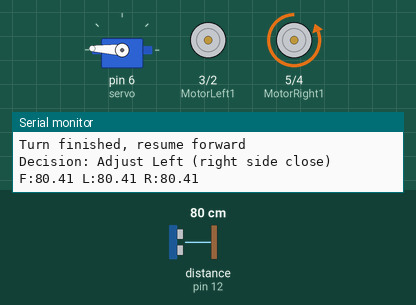
Simulated run of this sketch. Board: Arduino Uno, built with avr-gcc and run on an emulated ATmega328P. Parts: servo, motor-driver pin pairs drawn as motors (green arrow = first pin HIGH = forward, orange = second pin HIGH = backward, longer = more drive), the last lines printed to the serial monitor. Inputs (shaded band) come from the test bench; at power-on: distance to the obstacle (sensor on pin 12) 80 cm. The echo pulse lasts 58.3 µs per cm.

Above: at 1.56 s.
1.6 s: distance to the obstacle (sensor on pin 12) set to 44 cm
At 1.76 s:
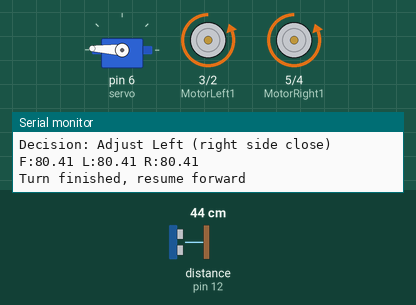
4.6 s: distance to the obstacle (sensor on pin 12) set to 36 cm
At 4.9 s:
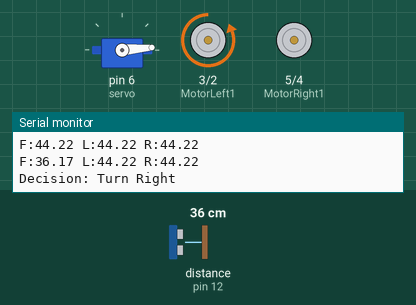
7.6 s: distance to the obstacle (sensor on pin 12) set to 60 cm
10.6 s: distance to the obstacle (sensor on pin 12) set to 2 cm
At 11.86 s:
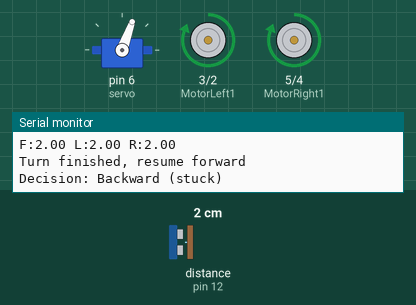
Timing chart, 0 to 14.6 s (numbered marks = the images above; inputs shaded):
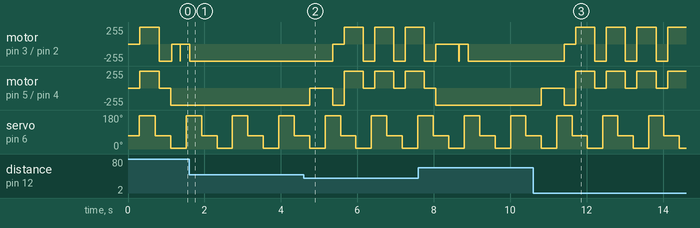

The sketch:

code.ino
```cpp
#include <Servo.h>

int MotorLeft1 = 3;
int MotorLeft2 = 2;
int MotorRight1 = 5;
int MotorRight2 = 4;

int inputPin = 12;
int outputPin = 11;
const int servo = 6;
Servo myservo;


float Fspeedd = 0;
float Lspeedd = 0;
float Rspeedd = 0;

const float NO_ECHO_DIST = 200.0;


const int Fgo = 8;
const int Rgo = 6;
const int Lgo = 4;
const int Bgo = 2;

unsigned long lastScanTime = 0;
int scanAngleIndex = 0;


int scanState = 0;
unsigned long scanStateStartTime = 0;
int currentAngleIndex = 0;
const int servoMoveTime = 150;
const int servoStableTime = 250;
const int angles[3] = {177, 70, 5};
unsigned long lastActionStart = 0;
int currentDirection = Fgo;
int afterBackStep = 0;
bool isTurning = false;
unsigned long turnDuration = 300;
unsigned long turnStartTime = 0;


const unsigned long TURN_DUR_NORMAL = 300;
const unsigned long TURN_DUR_ADJUST = 250;
const unsigned long TURN_DUR_BACK = 500;
const unsigned long TURN_DUR_BACK_ROTATE = 300;


const int FRONT_AVOID_DIST = 40;
const int SIDE_AVOID_DIST = 40;
const int BACK_DIST = 40;

void setMotorStop();
void setMotorForward();
void setMotorBackward();
void setMotorTurnLeft();
void setMotorTurnRight();
void measureFront();
void measureLeft();
void measureRight();
void updateDecision();
void executeMotion();

void setup() {
  Serial.begin(9600);

  pinMode(MotorLeft1, OUTPUT);
  pinMode(MotorLeft2, OUTPUT);
  pinMode(MotorRight1, OUTPUT);
  pinMode(MotorRight2, OUTPUT);

  pinMode(inputPin, INPUT);
  pinMode(outputPin, OUTPUT);

  myservo.attach(servo);
  myservo.write(70);
  delay(300);

scanState = 1;
scanStateStartTime = millis();
currentAngleIndex = 0;
myservo.write(angles[currentAngleIndex]);


  Serial.println("System ready - roaming with continuous scanning");
}


void loop() {
  switch (scanState) {
    case 0:
      break;

    case 1:
      if (millis() - scanStateStartTime >= servoMoveTime) {
        scanState = 2;
        scanStateStartTime = millis();
      }
      break;

    case 2:
      if (millis() - scanStateStartTime >= servoStableTime) {
        scanState = 3;
        scanStateStartTime = millis();
      }
      break;

    case 3:
      {
        int angle = angles[currentAngleIndex];
        if (angle == 70) {
          measureFront();
        } else if (angle == 177) {
          measureLeft();
        } else if (angle == 5) {
          measureRight();
        }
        Serial.print("F:");
        Serial.print(Fspeedd);
        Serial.print(" L:");
        Serial.print(Lspeedd);
        Serial.print(" R:");
        Serial.println(Rspeedd);

        currentAngleIndex = (currentAngleIndex + 1) % 3;
        int nextAngle = angles[currentAngleIndex];
        myservo.write(nextAngle);

        scanState = 1;
        scanStateStartTime = millis();
      }
      break;
  }

  updateDecision();

  executeMotion();
}


void setMotorStop() {
  digitalWrite(MotorRight1, LOW);
  digitalWrite(MotorRight2, LOW);
  digitalWrite(MotorLeft1, LOW);
  digitalWrite(MotorLeft2, LOW);
}

void setMotorForward() {
  digitalWrite(MotorRight1, LOW);
  digitalWrite(MotorRight2, HIGH);
  digitalWrite(MotorLeft1, LOW);
  digitalWrite(MotorLeft2, HIGH);
}

void setMotorBackward() {
  digitalWrite(MotorRight1, HIGH);
  digitalWrite(MotorRight2, LOW);
  digitalWrite(MotorLeft1, HIGH);
  digitalWrite(MotorLeft2, LOW);
}

void setMotorTurnLeft() {

  digitalWrite(MotorRight1, LOW);
  digitalWrite(MotorRight2, HIGH);
  digitalWrite(MotorLeft1, LOW);
  digitalWrite(MotorLeft2, LOW);
}

void setMotorTurnRight() {
  digitalWrite(MotorLeft1, LOW);
  digitalWrite(MotorLeft2, HIGH);
  digitalWrite(MotorRight1, LOW);
  digitalWrite(MotorRight2, LOW);
}

void measureFront() {
  digitalWrite(outputPin, LOW);
  delayMicroseconds(2);
  digitalWrite(outputPin, HIGH);
  delayMicroseconds(10);
  digitalWrite(outputPin, LOW);
  float duration = pulseIn(inputPin, HIGH);
 if (duration == 0) {
    Fspeedd = NO_ECHO_DIST;
  } else {
    Fspeedd = duration / 5.8 / 10;
  }
}

void measureLeft() {
  digitalWrite(outputPin, LOW);
  delayMicroseconds(2);
  digitalWrite(outputPin, HIGH);
  delayMicroseconds(10);
  digitalWrite(outputPin, LOW);
  float duration = pulseIn(inputPin, HIGH);
  if (duration == 0) {
    Lspeedd = NO_ECHO_DIST;
  } else {
    Lspeedd = duration / 5.8 / 10;
  }
}

void measureRight() {
  digitalWrite(outputPin, LOW);
  delayMicroseconds(2);
  digitalWrite(outputPin, HIGH);
  delayMicroseconds(10);
  digitalWrite(outputPin, LOW);
  float duration = pulseIn(inputPin, HIGH);
  if (duration == 0) {
    Rspeedd = NO_ECHO_DIST;
  } else {
    Rspeedd = duration / 5.8 / 10;
  }
}

void updateDecision() {
  if (isTurning) {
    if (millis() - turnStartTime >= turnDuration) {
    if (currentDirection == Bgo && afterBackStep == 0) {
      afterBackStep = 1;
      currentDirection = Rgo;
      turnDuration = 300;
      turnStartTime = millis();
      Serial.println("Back finished, start rotate");
    }
    else if (afterBackStep == 1) {
      afterBackStep = 0;
      isTurning = false;
      currentDirection = Fgo;
      turnDuration = TURN_DUR_NORMAL;
      Serial.println("Rotate finished, resume forward");
    }
    else {
      isTurning = false;
      currentDirection = Fgo;
      turnDuration = TURN_DUR_NORMAL;
      Serial.println("Turn finished, resume forward");
      }
    }
    return;
  }


  if (Fspeedd < FRONT_AVOID_DIST) {
    if (Fspeedd < BACK_DIST && (Lspeedd < BACK_DIST && Rspeedd < BACK_DIST)) {
      currentDirection = Bgo;
      afterBackStep = 0;
      turnDuration = TURN_DUR_BACK;   // 500 ms
      Serial.println("Decision: Backward (stuck)");
    }

    else {
      if (Lspeedd > Rspeedd) {
        currentDirection = Lgo;
        afterBackStep = 0;
        turnDuration = TURN_DUR_NORMAL;
        Serial.println("Decision: Turn Left");
      } else {
        currentDirection = Rgo;
        afterBackStep = 0;
        turnDuration = TURN_DUR_NORMAL;
        Serial.println("Decision: Turn Right");
      }
    }

    if (currentDirection != Fgo) {
      isTurning = true;
      turnStartTime = millis();
    }
  }

  else if (Lspeedd < SIDE_AVOID_DIST && Rspeedd >= SIDE_AVOID_DIST) {
    currentDirection = Rgo;
    afterBackStep = 0;
     turnDuration = TURN_DUR_ADJUST;
    isTurning = true;
    turnStartTime = millis();
    Serial.println("Decision: Adjust Right (left side close)");
  }
  else if (Rspeedd < SIDE_AVOID_DIST && Lspeedd >= SIDE_AVOID_DIST) {
    currentDirection = Lgo;
    afterBackStep = 0;
     turnDuration = TURN_DUR_ADJUST;
    isTurning = true;
    turnStartTime = millis();
    Serial.println("Decision: Adjust Left (right side close)");
  }
  else {
    currentDirection = Fgo;
  }
}


void executeMotion() {
  switch (currentDirection) {
    case Fgo:
      setMotorForward();
      break;
    case Bgo:
      setMotorBackward();
      break;
    case Lgo:
      setMotorTurnLeft();
      break;
    case Rgo:
      setMotorTurnRight();
      break;
    default:
      setMotorStop();
      break;
  }
}
```

Measured:
- the behaviour switches between 40 and 39 cm on distance to the obstacle (sensor on pin 12) (found by bisection; images 1 and 2)
- by itself, servo on pin 6 (servo): repeats every 1.2 s: 177° 0.40 s, 70° 0.40 s, 5° 0.40 s
